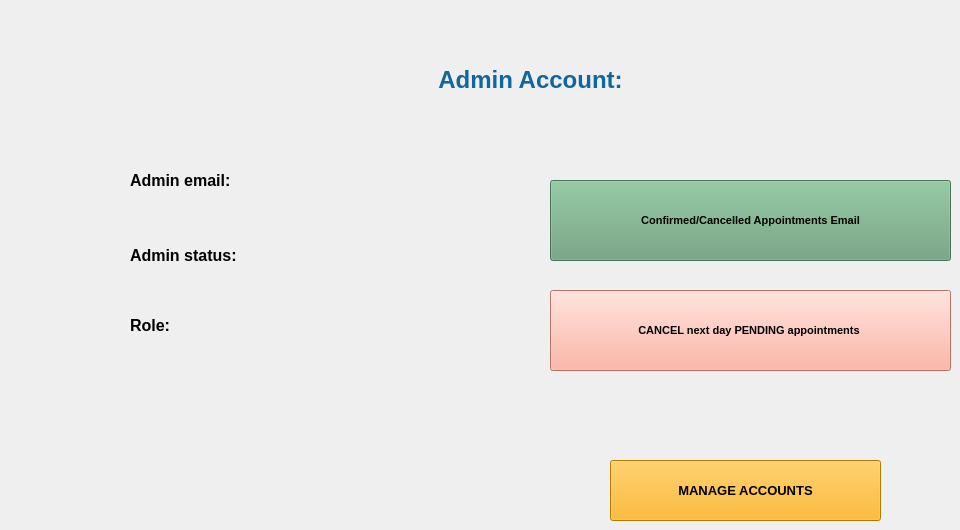
    <widget class="QWidget" name="AdminAcc_page">
     <widget class="QLabel" name="general_label">
      <property name="geometry">
       <rect>
        <x>340</x>
        <y>60</y>
        <width>381</width>
        <height>41</height>
       </rect>
      </property>
      <property name="text">
       <string>&lt;html&gt;&lt;head/&gt;&lt;body&gt;&lt;p align=&quot;center&quot;&gt;&lt;span style=&quot; font-size:18pt; font-weight:600; color:#10669f;&quot;&gt;Admin Account:&lt;/span&gt;&lt;/p&gt;&lt;/body&gt;&lt;/html&gt;</string>
      </property>
      <property name="wordWrap">
       <bool>true</bool>
      </property>
     </widget>
     <widget class="QLabel" name="AdminEmail_label">
      <property name="geometry">
       <rect>
        <x>130</x>
        <y>160</y>
        <width>351</width>
        <height>41</height>
       </rect>
      </property>
      <property name="font">
       <font>
        <pointsize>12</pointsize>
        <weight>75</weight>
        <bold>true</bold>
       </font>
      </property>
      <property name="text">
       <string>Admin email:</string>
      </property>
     </widget>
     <widget class="QLabel" name="AdminStatus_label">
      <property name="geometry">
       <rect>
        <x>130</x>
        <y>230</y>
        <width>371</width>
        <height>51</height>
       </rect>
      </property>
      <property name="font">
       <font>
        <pointsize>12</pointsize>
        <weight>75</weight>
        <bold>true</bold>
       </font>
      </property>
      <property name="text">
       <string>Admin status:</string>
      </property>
     </widget>
     <widget class="QLabel" name="AdminRole_label">
      <property name="geometry">
       <rect>
        <x>130</x>
        <y>300</y>
        <width>331</width>
        <height>51</height>
       </rect>
      </property>
      <property name="font">
       <font>
        <pointsize>12</pointsize>
        <weight>75</weight>
        <bold>true</bold>
       </font>
      </property>
      <property name="text">
       <string>Role:</string>
      </property>
     </widget>
     <widget class="QPushButton" name="Manage_pushButton">
      <property name="geometry">
       <rect>
        <x>610</x>
        <y>460</y>
        <width>271</width>
        <height>61</height>
       </rect>
      </property>
      <property name="font">
       <font>
        <pointsize>10</pointsize>
        <weight>75</weight>
        <bold>true</bold>
       </font>
      </property>
      <property name="styleSheet">
       <string notr="true">background-color: rgb(255, 170, 0)</string>
      </property>
      <property name="text">
       <string>MANAGE ACCOUNTS</string>
      </property>
     </widget>
     <widget class="QPushButton" name="emailConfirmCancel_pushButton">
      <property name="geometry">
       <rect>
        <x>550</x>
        <y>180</y>
        <width>401</width>
        <height>81</height>
       </rect>
      </property>
      <property name="sizePolicy">
       <sizepolicy hsizetype="Minimum" vsizetype="Fixed">
        <horstretch>0</horstretch>
        <verstretch>0</verstretch>
       </sizepolicy>
      </property>
      <property name="font">
       <font>
        <pointsize>8</pointsize>
        <weight>75</weight>
        <bold>true</bold>
       </font>
      </property>
      <property name="styleSheet">
       <string notr="true">background-color: rgb(104, 159, 121)</string>
      </property>
      <property name="text">
       <string>Confirmed/Cancelled Appointments Email</string>
      </property>
     </widget>
     <widget class="QPushButton" name="emailSystemCancel_pushButton">
      <property name="geometry">
       <rect>
        <x>550</x>
        <y>290</y>
        <width>401</width>
        <height>81</height>
       </rect>
      </property>
      <property name="font">
       <font>
        <pointsize>8</pointsize>
        <weight>75</weight>
        <bold>true</bold>
       </font>
      </property>
      <property name="styleSheet">
       <string notr="true">background-color: rgb(255, 161, 142)</string>
      </property>
      <property name="text">
       <string>CANCEL next day PENDING appointments </string>
      </property>
     </widget>
    </widget>
